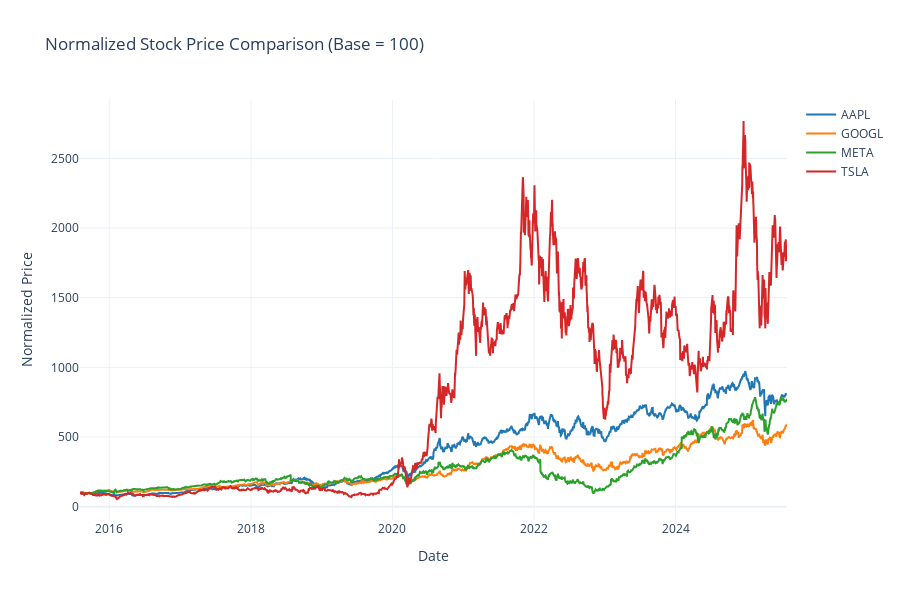

Source (notebook cell):
### Code cell
# Normalized price comparison (starting from 100)
fig = go.Figure()

for i, symbol in enumerate(symbols):
    if symbol in stock_data:
        data = stock_data[symbol]
        normalized_price = (data['close'] / data['close'].iloc[0]) * 100
        
        # Get date column
        if 'timestamp' in data.columns:
            date_col = data['timestamp']
        elif 'Date' in data.columns:
            date_col = data['Date']
        else:
            date_col = data.index
        
        fig.add_trace(go.Scatter(
            x=date_col,
            y=normalized_price,
            mode='lines',
            name=f'{symbol}',
            line=dict(color=colors[i], width=2),
            hovertemplate=f'<b>{symbol}</b><br>' +
                         'Date: %{x}<br>' +
                         'Normalized Price: %{y:.1f}<extra></extra>'
        ))

fig.update_layout(
    title='Normalized Stock Price Comparison (Base = 100)',
    xaxis_title='Date',
    yaxis_title='Normalized Price',
    height=600,
    hovermode='x unified',
    template='plotly_white'
)

fig.show()

### Figure 1 — Plotly figure (JSON) as saved in the notebook; plotly's stock layout.template omitted (floating-point values rounded to 4 significant figures; data arrays with more than 128 entries replaced by an {"elided": "..."} marker saying what was removed)
{"data": [{"hovertemplate": "<b>AAPL</b><br>Date: %{x}<br>Normalized Price: %{y:.1f}<extra></extra>", "line": {"color": "#1f77b4", "width": 2}, "mode": "lines", "name": "AAPL", "type": "scatter", "x": {"elided": "2512 str values"}, "y": {"elided": "2512 float values"}}, {"hovertemplate": "<b>GOOGL</b><br>Date: %{x}<br>Normalized Price: %{y:.1f}<extra></extra>", "line": {"color": "#ff7f0e", "width": 2}, "mode": "lines", "name": "GOOGL", "type": "scatter", "x": {"elided": "2512 str values"}, "y": {"elided": "2512 float values"}}, {"hovertemplate": "<b>META</b><br>Date: %{x}<br>Normalized Price: %{y:.1f}<extra></extra>", "line": {"color": "#2ca02c", "width": 2}, "mode": "lines", "name": "META", "type": "scatter", "x": {"elided": "2512 str values"}, "y": {"elided": "2512 float values"}}, {"hovertemplate": "<b>TSLA</b><br>Date: %{x}<br>Normalized Price: %{y:.1f}<extra></extra>", "line": {"color": "#d62728", "width": 2}, "mode": "lines", "name": "TSLA", "type": "scatter", "x": {"elided": "2512 str values"}, "y": {"elided": "2512 float values"}}], "layout": {"height": 600, "hovermode": "x unified", "title": {"text": "Normalized Stock Price Comparison (Base = 100)"}, "xaxis": {"title": {"text": "Date"}}, "yaxis": {"title": {"text": "Normalized Price"}}}}
